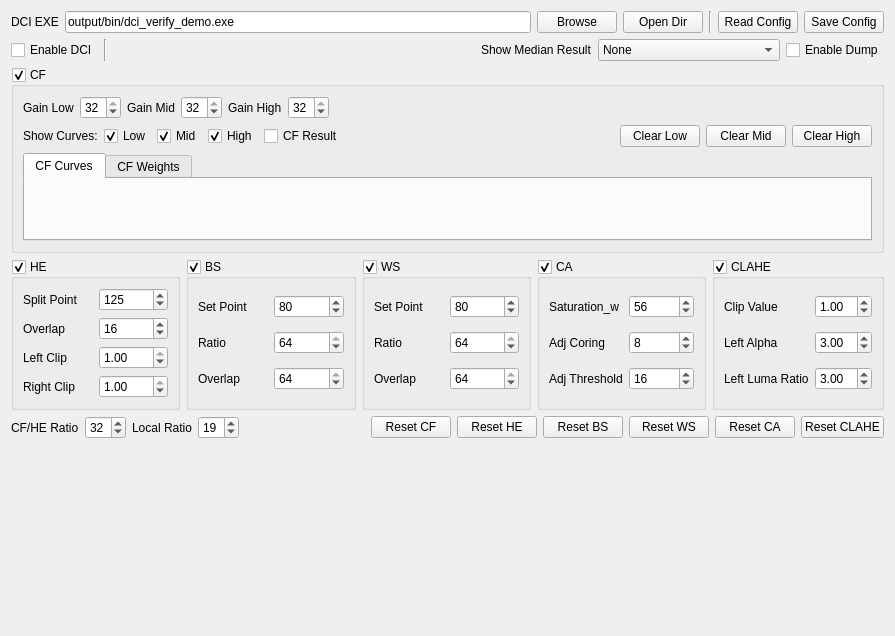
<?xml version="1.0" encoding="UTF-8"?>
<ui version="4.0">
 <class>DciUiWidget</class>
 <widget class="QWidget" name="DciUiWidget">
  <property name="geometry">
   <rect>
    <x>0</x>
    <y>0</y>
    <width>895</width>
    <height>636</height>
   </rect>
  </property>
  <property name="windowTitle">
   <string>DCI Config</string>
  </property>
  <layout class="QVBoxLayout" name="rootLayout">
   <item>
    <layout class="QHBoxLayout" name="horizontalLayout">
     <property name="topMargin">
      <number>0</number>
     </property>
     <item>
      <widget class="QLabel" name="label_exe">
       <property name="text">
        <string>DCI EXE</string>
       </property>
      </widget>
     </item>
     <item>
      <widget class="QLineEdit" name="lineEdit_exe">
       <property name="sizePolicy">
        <sizepolicy hsizetype="MinimumExpanding" vsizetype="Fixed">
         <horstretch>0</horstretch>
         <verstretch>0</verstretch>
        </sizepolicy>
       </property>
       <property name="text">
        <string>output/bin/dci_verify_demo.exe</string>
       </property>
      </widget>
     </item>
     <item>
      <widget class="QPushButton" name="btn_browseExe">
       <property name="sizePolicy">
        <sizepolicy hsizetype="Preferred" vsizetype="Fixed">
         <horstretch>0</horstretch>
         <verstretch>0</verstretch>
        </sizepolicy>
       </property>
       <property name="toolTip">
        <string>选择DCI可执行文件</string>
       </property>
       <property name="text">
        <string>Browse</string>
       </property>
      </widget>
     </item>
     <item>
      <widget class="QPushButton" name="btn_openDir">
       <property name="sizePolicy">
        <sizepolicy hsizetype="Preferred" vsizetype="Fixed">
         <horstretch>0</horstretch>
         <verstretch>0</verstretch>
        </sizepolicy>
       </property>
       <property name="toolTip">
        <string>打开EXE所在目录</string>
       </property>
       <property name="text">
        <string>Open Dir</string>
       </property>
      </widget>
     </item>
     <item>
      <widget class="Line" name="line_2">
       <property name="orientation">
        <enum>Qt::Orientation::Vertical</enum>
       </property>
      </widget>
     </item>
     <item>
      <widget class="QPushButton" name="btn_readConfig">
       <property name="toolTip">
        <string>保存配置参数到 json 配置文件</string>
       </property>
       <property name="text">
        <string>Read Config</string>
       </property>
      </widget>
     </item>
     <item>
      <widget class="QPushButton" name="btn_saveConfig">
       <property name="toolTip">
        <string>保存DCI参数到json配置文件</string>
       </property>
       <property name="text">
        <string>Save Config</string>
       </property>
      </widget>
     </item>
    </layout>
   </item>
   <item>
    <layout class="QHBoxLayout" name="topLayout">
     <item>
      <widget class="QCheckBox" name="checkBox_enableDci">
       <property name="toolTip">
        <string>DCI 模块总开关（与流水线勾选联动）</string>
       </property>
       <property name="text">
        <string>Enable DCI</string>
       </property>
      </widget>
     </item>
     <item>
      <widget class="Line" name="line">
       <property name="orientation">
        <enum>Qt::Orientation::Vertical</enum>
       </property>
      </widget>
     </item>
     <item>
      <spacer name="horizontalSpacer">
       <property name="orientation">
        <enum>Qt::Orientation::Horizontal</enum>
       </property>
       <property name="sizeHint" stdset="0">
        <size>
         <width>40</width>
         <height>20</height>
        </size>
       </property>
      </spacer>
     </item>
     <item>
      <widget class="QLabel" name="label_median">
       <property name="text">
        <string>Show Median Result</string>
       </property>
      </widget>
     </item>
     <item>
      <widget class="QComboBox" name="comboBox_median">
       <property name="toolTip">
        <string>右预览区显示的DCI中间结果类型</string>
       </property>
       <item>
        <property name="text">
         <string>None</string>
        </property>
       </item>
       <item>
        <property name="text">
         <string>Global_Hist_And_Lut</string>
        </property>
       </item>
       <item>
        <property name="text">
         <string>Global_CF</string>
        </property>
       </item>
       <item>
        <property name="text">
         <string>Global_HE</string>
        </property>
       </item>
       <item>
        <property name="text">
         <string>Global_CF_HE</string>
        </property>
       </item>
       <item>
        <property name="text">
         <string>Global_Final(CF+HE+BWS)</string>
        </property>
       </item>
       <item>
        <property name="text">
         <string>Local_CLAHE</string>
        </property>
       </item>
      </widget>
     </item>
     <item>
      <widget class="QCheckBox" name="checkBox_dump">
       <property name="toolTip">
        <string>启用Dump功能</string>
       </property>
       <property name="text">
        <string>Enable Dump</string>
       </property>
      </widget>
     </item>
    </layout>
   </item>
   <item>
    <widget class="QGroupBox" name="groupBox_CF">
     <property name="title">
      <string>CF</string>
     </property>
     <property name="checkable">
      <bool>true</bool>
     </property>
     <layout class="QVBoxLayout" name="verticalLayout">
      <item>
       <layout class="QHBoxLayout" name="horizontalLayout_3">
        <property name="topMargin">
         <number>0</number>
        </property>
        <item>
         <widget class="QLabel" name="label_CF_GL">
          <property name="text">
           <string>Gain Low</string>
          </property>
         </widget>
        </item>
        <item>
         <widget class="QSpinBox" name="spin_cfGainLow">
          <property name="minimum">
           <number>0</number>
          </property>
          <property name="maximum">
           <number>32</number>
          </property>
          <property name="value">
           <number>32</number>
          </property>
         </widget>
        </item>
        <item>
         <widget class="QLabel" name="label_CF_GM">
          <property name="text">
           <string>Gain Mid</string>
          </property>
         </widget>
        </item>
        <item>
         <widget class="QSpinBox" name="spin_cfGainMid">
          <property name="minimum">
           <number>0</number>
          </property>
          <property name="maximum">
           <number>32</number>
          </property>
          <property name="value">
           <number>32</number>
          </property>
         </widget>
        </item>
        <item>
         <widget class="QLabel" name="label_CF_GH">
          <property name="text">
           <string>Gain High</string>
          </property>
         </widget>
        </item>
        <item>
         <widget class="QSpinBox" name="spin_cfGainHigh">
          <property name="minimum">
           <number>0</number>
          </property>
          <property name="maximum">
           <number>32</number>
          </property>
          <property name="value">
           <number>32</number>
          </property>
         </widget>
        </item>
        <item>
         <spacer name="horizontalSpacer_4">
          <property name="orientation">
           <enum>Qt::Orientation::Horizontal</enum>
          </property>
          <property name="sizeHint" stdset="0">
           <size>
            <width>40</width>
            <height>20</height>
           </size>
          </property>
         </spacer>
        </item>
       </layout>
      </item>
      <item>
       <layout class="QHBoxLayout" name="horizontalLayout_4">
        <property name="topMargin">
         <number>0</number>
        </property>
        <property name="bottomMargin">
         <number>0</number>
        </property>
        <item>
         <widget class="QLabel" name="label">
          <property name="text">
           <string>Show Curves:</string>
          </property>
         </widget>
        </item>
        <item>
         <widget class="QCheckBox" name="ckbox_showLow">
          <property name="text">
           <string>Low</string>
          </property>
          <property name="checked">
           <bool>true</bool>
          </property>
         </widget>
        </item>
        <item>
         <widget class="QCheckBox" name="ckbox_showMid">
          <property name="text">
           <string>Mid</string>
          </property>
          <property name="checked">
           <bool>true</bool>
          </property>
         </widget>
        </item>
        <item>
         <widget class="QCheckBox" name="ckbox_showHigh">
          <property name="text">
           <string>High</string>
          </property>
          <property name="checked">
           <bool>true</bool>
          </property>
         </widget>
        </item>
        <item>
         <widget class="QCheckBox" name="ckbox_showCfRes">
          <property name="text">
           <string>CF Result</string>
          </property>
         </widget>
        </item>
        <item>
         <spacer name="horizontalSpacer_3">
          <property name="orientation">
           <enum>Qt::Orientation::Horizontal</enum>
          </property>
          <property name="sizeHint" stdset="0">
           <size>
            <width>40</width>
            <height>20</height>
           </size>
          </property>
         </spacer>
        </item>
        <item>
         <widget class="QPushButton" name="btn_clearLow">
          <property name="text">
           <string>Clear Low</string>
          </property>
         </widget>
        </item>
        <item>
         <widget class="QPushButton" name="btn_clearMid">
          <property name="text">
           <string>Clear Mid</string>
          </property>
         </widget>
        </item>
        <item>
         <widget class="QPushButton" name="btn_clearHigh">
          <property name="text">
           <string>Clear High</string>
          </property>
         </widget>
        </item>
       </layout>
      </item>
      <item>
       <widget class="QTabWidget" name="tabWidget">
        <property name="currentIndex">
         <number>0</number>
        </property>
        <widget class="QWidget" name="tab_curve">
         <attribute name="title">
          <string>CF Curves</string>
         </attribute>
        </widget>
        <widget class="QWidget" name="tab_weight">
         <attribute name="title">
          <string>CF Weights</string>
         </attribute>
        </widget>
       </widget>
      </item>
     </layout>
    </widget>
   </item>
   <item>
    <layout class="QHBoxLayout" name="groupsLayout">
     <item>
      <widget class="QGroupBox" name="groupBox_HE">
       <property name="title">
        <string>HE</string>
       </property>
       <property name="checkable">
        <bool>true</bool>
       </property>
       <layout class="QGridLayout" name="grid_HE">
        <item row="0" column="0">
         <widget class="QLabel" name="label_HE_SPLIT">
          <property name="text">
           <string>Split Point</string>
          </property>
         </widget>
        </item>
        <item row="0" column="1">
         <widget class="QSpinBox" name="spin_HE_SPLIT">
          <property name="minimum">
           <number>0</number>
          </property>
          <property name="maximum">
           <number>1023</number>
          </property>
          <property name="value">
           <number>125</number>
          </property>
         </widget>
        </item>
        <item row="1" column="0">
         <widget class="QLabel" name="label_HE_OVERLAP">
          <property name="text">
           <string>Overlap</string>
          </property>
         </widget>
        </item>
        <item row="1" column="1">
         <widget class="QSpinBox" name="spin_HE_OVERLAP">
          <property name="minimum">
           <number>0</number>
          </property>
          <property name="maximum">
           <number>128</number>
          </property>
          <property name="value">
           <number>16</number>
          </property>
         </widget>
        </item>
        <item row="2" column="1">
         <widget class="QDoubleSpinBox" name="dspin_HE_LC">
          <property name="decimals">
           <number>2</number>
          </property>
          <property name="minimum">
           <double>0.010000000000000</double>
          </property>
          <property name="maximum">
           <double>1.000000000000000</double>
          </property>
          <property name="value">
           <double>1.000000000000000</double>
          </property>
         </widget>
        </item>
        <item row="3" column="0">
         <widget class="QLabel" name="label_HE_RC">
          <property name="text">
           <string>Right Clip</string>
          </property>
         </widget>
        </item>
        <item row="2" column="0">
         <widget class="QLabel" name="label_HE_LC">
          <property name="text">
           <string>Left Clip</string>
          </property>
         </widget>
        </item>
        <item row="3" column="1">
         <widget class="QDoubleSpinBox" name="dspin_HE_RC">
          <property name="decimals">
           <number>2</number>
          </property>
          <property name="minimum">
           <double>0.010000000000000</double>
          </property>
          <property name="maximum">
           <double>1.000000000000000</double>
          </property>
          <property name="value">
           <double>1.000000000000000</double>
          </property>
         </widget>
        </item>
       </layout>
      </widget>
     </item>
     <item>
      <widget class="QGroupBox" name="groupBox_BS">
       <property name="title">
        <string>BS</string>
       </property>
       <property name="checkable">
        <bool>true</bool>
       </property>
       <layout class="QGridLayout" name="grid_BS">
        <item row="0" column="0">
         <widget class="QLabel" name="label_BS_SP">
          <property name="text">
           <string>Set Point</string>
          </property>
         </widget>
        </item>
        <item row="2" column="1">
         <widget class="QSpinBox" name="spin_BS_OVERLAP">
          <property name="minimum">
           <number>0</number>
          </property>
          <property name="maximum">
           <number>64</number>
          </property>
          <property name="value">
           <number>64</number>
          </property>
         </widget>
        </item>
        <item row="1" column="1">
         <widget class="QSpinBox" name="spin_BS_RATIO">
          <property name="minimum">
           <number>0</number>
          </property>
          <property name="maximum">
           <number>64</number>
          </property>
          <property name="value">
           <number>64</number>
          </property>
         </widget>
        </item>
        <item row="1" column="0">
         <widget class="QLabel" name="label_BS_RATIO">
          <property name="text">
           <string>Ratio</string>
          </property>
         </widget>
        </item>
        <item row="0" column="1">
         <widget class="QSpinBox" name="spin_BS_SP">
          <property name="minimum">
           <number>0</number>
          </property>
          <property name="maximum">
           <number>1023</number>
          </property>
          <property name="value">
           <number>80</number>
          </property>
         </widget>
        </item>
        <item row="2" column="0">
         <widget class="QLabel" name="label_BS_OVERLAP">
          <property name="text">
           <string>Overlap</string>
          </property>
         </widget>
        </item>
       </layout>
      </widget>
     </item>
     <item>
      <widget class="QGroupBox" name="groupBox_WS">
       <property name="title">
        <string>WS</string>
       </property>
       <property name="checkable">
        <bool>true</bool>
       </property>
       <layout class="QGridLayout" name="grid_WS">
        <item row="1" column="0">
         <widget class="QLabel" name="label_WS_RATIO">
          <property name="text">
           <string>Ratio</string>
          </property>
         </widget>
        </item>
        <item row="1" column="1">
         <widget class="QSpinBox" name="spin_WS_RATIO">
          <property name="minimum">
           <number>0</number>
          </property>
          <property name="maximum">
           <number>64</number>
          </property>
          <property name="value">
           <number>64</number>
          </property>
         </widget>
        </item>
        <item row="2" column="1">
         <widget class="QSpinBox" name="spin_WS_OVERLAP">
          <property name="minimum">
           <number>0</number>
          </property>
          <property name="maximum">
           <number>64</number>
          </property>
          <property name="value">
           <number>64</number>
          </property>
         </widget>
        </item>
        <item row="2" column="0">
         <widget class="QLabel" name="label_WS_OVERLAP">
          <property name="text">
           <string>Overlap</string>
          </property>
         </widget>
        </item>
        <item row="0" column="0">
         <widget class="QLabel" name="label_WS_SP">
          <property name="text">
           <string>Set Point</string>
          </property>
         </widget>
        </item>
        <item row="0" column="1">
         <widget class="QSpinBox" name="spin_WS_SP">
          <property name="minimum">
           <number>0</number>
          </property>
          <property name="maximum">
           <number>1023</number>
          </property>
          <property name="value">
           <number>80</number>
          </property>
         </widget>
        </item>
       </layout>
      </widget>
     </item>
     <item>
      <widget class="QGroupBox" name="groupBox_CA">
       <property name="title">
        <string>CA</string>
       </property>
       <property name="checkable">
        <bool>true</bool>
       </property>
       <layout class="QGridLayout" name="grid_CA">
        <item row="1" column="0">
         <widget class="QLabel" name="label_CA_CORING">
          <property name="text">
           <string>Adj Coring</string>
          </property>
         </widget>
        </item>
        <item row="0" column="1">
         <widget class="QSpinBox" name="spin_CA_SATW">
          <property name="minimum">
           <number>0</number>
          </property>
          <property name="maximum">
           <number>64</number>
          </property>
          <property name="value">
           <number>56</number>
          </property>
         </widget>
        </item>
        <item row="2" column="1">
         <widget class="QSpinBox" name="spin_CA_THRESH">
          <property name="minimum">
           <number>0</number>
          </property>
          <property name="maximum">
           <number>1023</number>
          </property>
          <property name="value">
           <number>16</number>
          </property>
         </widget>
        </item>
        <item row="2" column="0">
         <widget class="QLabel" name="label_CA_THRESH">
          <property name="text">
           <string>Adj Threshold</string>
          </property>
         </widget>
        </item>
        <item row="1" column="1">
         <widget class="QSpinBox" name="spin_CA_CORING">
          <property name="minimum">
           <number>0</number>
          </property>
          <property name="maximum">
           <number>1023</number>
          </property>
          <property name="value">
           <number>8</number>
          </property>
         </widget>
        </item>
        <item row="0" column="0">
         <widget class="QLabel" name="label_CA_SATW">
          <property name="text">
           <string>Saturation_w</string>
          </property>
         </widget>
        </item>
       </layout>
      </widget>
     </item>
     <item>
      <widget class="QGroupBox" name="groupBox_CLAHE">
       <property name="title">
        <string>CLAHE</string>
       </property>
       <property name="flat">
        <bool>false</bool>
       </property>
       <property name="checkable">
        <bool>true</bool>
       </property>
       <layout class="QGridLayout" name="grid_CLAHE">
        <item row="0" column="0">
         <widget class="QLabel" name="label_CLAHE_CV">
          <property name="text">
           <string>Clip Value</string>
          </property>
         </widget>
        </item>
        <item row="0" column="1">
         <widget class="QDoubleSpinBox" name="dspin_CLAHE_CV">
          <property name="decimals">
           <number>2</number>
          </property>
          <property name="minimum">
           <double>0.000000000000000</double>
          </property>
          <property name="maximum">
           <double>3.000000000000000</double>
          </property>
          <property name="value">
           <double>1.000000000000000</double>
          </property>
         </widget>
        </item>
        <item row="1" column="0">
         <widget class="QLabel" name="label_CLAHE_LA">
          <property name="text">
           <string>Left Alpha</string>
          </property>
         </widget>
        </item>
        <item row="1" column="1">
         <widget class="QDoubleSpinBox" name="dspin_CLAHE_LA">
          <property name="decimals">
           <number>2</number>
          </property>
          <property name="minimum">
           <double>0.100000000000000</double>
          </property>
          <property name="maximum">
           <double>10.000000000000000</double>
          </property>
          <property name="value">
           <double>3.000000000000000</double>
          </property>
         </widget>
        </item>
        <item row="2" column="0">
         <widget class="QLabel" name="label_CLAHE_LLR">
          <property name="text">
           <string>Left Luma Ratio</string>
          </property>
         </widget>
        </item>
        <item row="2" column="1">
         <widget class="QDoubleSpinBox" name="dspin_CLAHE_LLR">
          <property name="decimals">
           <number>2</number>
          </property>
          <property name="minimum">
           <double>0.100000000000000</double>
          </property>
          <property name="maximum">
           <double>10.000000000000000</double>
          </property>
          <property name="value">
           <double>3.000000000000000</double>
          </property>
         </widget>
        </item>
       </layout>
      </widget>
     </item>
    </layout>
   </item>
   <item>
    <layout class="QHBoxLayout" name="horizontalLayout_2">
     <property name="topMargin">
      <number>0</number>
     </property>
     <item>
      <widget class="QLabel" name="label_CF_CFHE">
       <property name="text">
        <string>CF/HE Ratio</string>
       </property>
      </widget>
     </item>
     <item>
      <widget class="QSpinBox" name="spin_CF_CFHE">
       <property name="minimum">
        <number>0</number>
       </property>
       <property name="maximum">
        <number>64</number>
       </property>
       <property name="value">
        <number>32</number>
       </property>
      </widget>
     </item>
     <item>
      <widget class="QLabel" name="label_CLAHE_LR">
       <property name="text">
        <string>Local Ratio</string>
       </property>
      </widget>
     </item>
     <item>
      <widget class="QSpinBox" name="spin_CLAHE_LR">
       <property name="minimum">
        <number>0</number>
       </property>
       <property name="maximum">
        <number>32</number>
       </property>
       <property name="value">
        <number>19</number>
       </property>
      </widget>
     </item>
     <item>
      <spacer name="horizontalSpacer_2">
       <property name="orientation">
        <enum>Qt::Orientation::Horizontal</enum>
       </property>
       <property name="sizeHint" stdset="0">
        <size>
         <width>40</width>
         <height>20</height>
        </size>
       </property>
      </spacer>
     </item>
     <item>
      <widget class="QPushButton" name="btn_resetCF">
       <property name="text">
        <string>Reset CF</string>
       </property>
      </widget>
     </item>
     <item>
      <widget class="QPushButton" name="btn_resetHE">
       <property name="text">
        <string>Reset HE</string>
       </property>
      </widget>
     </item>
     <item>
      <widget class="QPushButton" name="btn_resetBS">
       <property name="text">
        <string>Reset BS</string>
       </property>
      </widget>
     </item>
     <item>
      <widget class="QPushButton" name="btn_resetWS">
       <property name="text">
        <string>Reset WS</string>
       </property>
      </widget>
     </item>
     <item>
      <widget class="QPushButton" name="btn_resetCA">
       <property name="text">
        <string>Reset CA</string>
       </property>
      </widget>
     </item>
     <item>
      <widget class="QPushButton" name="btn_resetClahe">
       <property name="text">
        <string>Reset CLAHE</string>
       </property>
      </widget>
     </item>
    </layout>
   </item>
   <item>
    <spacer name="verticalSpacer">
     <property name="orientation">
      <enum>Qt::Orientation::Vertical</enum>
     </property>
     <property name="sizeHint" stdset="0">
      <size>
       <width>20</width>
       <height>40</height>
      </size>
     </property>
    </spacer>
   </item>
  </layout>
 </widget>
 <resources/>
 <connections/>
</ui>
